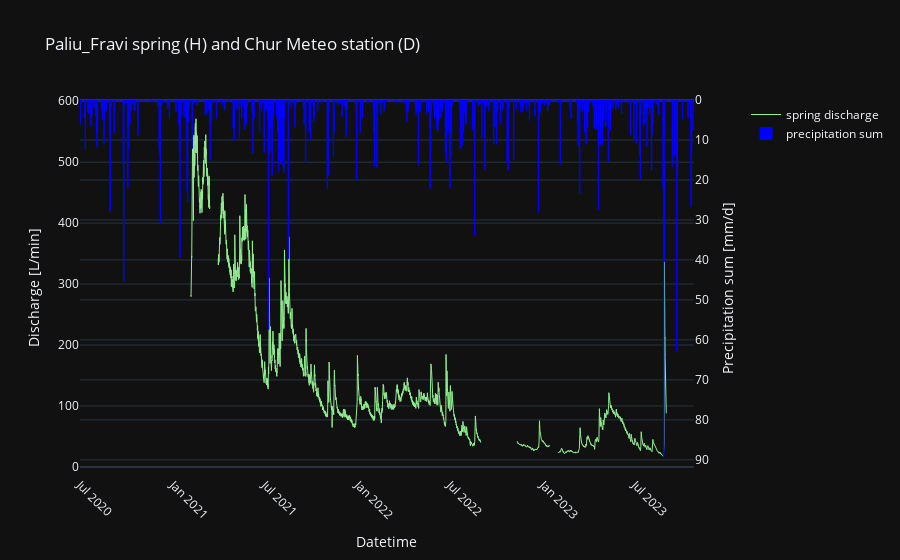

Write notebook code for a chart like this one.
### Markdown cell above
### Paliu Fravi

### Code cell
# creates an interactive plot of spring discharge and precipitation
spring_name = 'Paliu_Fravi'
meteo_name = 'Chur'
resolution = ('H', 'D') # temporal resolution of spring and precipitation: '10min' 'H', 'D', 'M'  # 10min not for all meteo st.
start = None # '2022-01-25'
end = None # '2022-02-25'
Data_Visualization.plot_spring_precipitation_interactive(spring_name, meteo_name, resampled_spring_data_dfs, resampled_precip_data_dfs, resolution, start=start, end=end)

### Figure 1 — Plotly figure (JSON) as saved in the notebook; plotly's stock layout.template omitted (floating-point values rounded to 4 significant figures; data arrays with more than 128 entries replaced by an {"elided": "..."} marker saying what was removed)
{"data": [{"line": {"color": "lightgreen", "width": 1}, "mode": "lines", "name": "spring discharge", "x": {"elided": "22531 str values"}, "y": {"elided": "22531 float values"}, "type": "scatter", "xaxis": "x", "yaxis": "y"}, {"marker": {"color": "blue", "line": {"color": "blue", "width": 1}}, "name": "precipitation sum", "opacity": 1, "x": {"elided": "1212 str values"}, "y": {"elided": "1212 float values"}, "yaxis": "y2", "type": "bar", "xaxis": "x"}], "layout": {"xaxis": {"anchor": "y", "domain": [0.0, 0.94], "title": {"text": "Datetime"}, "tickangle": 45}, "yaxis": {"anchor": "x", "domain": [0.0, 1.0], "title": {"text": "Discharge [L/min]"}}, "yaxis2": {"anchor": "x", "overlaying": "y", "side": "right", "title": {"text": "Precipitation sum [mm/d]"}, "autorange": "reversed"}, "title": {"text": "Paliu_Fravi spring (H) and Chur Meteo station (D) "}}}
